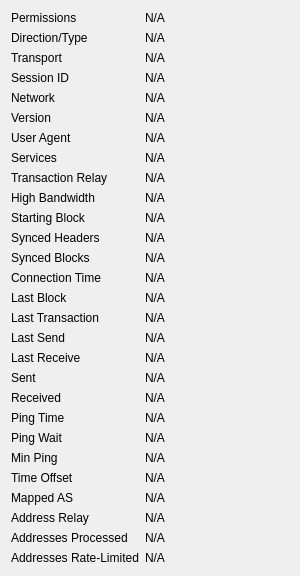
             <widget class="QWidget" name="detailWidget">
              <property name="geometry">
               <rect>
                <x>0</x>
                <y>0</y>
                <width>300</width>
                <height>426</height>
               </rect>
              </property>
              <layout class="QGridLayout" name="gridLayout_2" columnstretch="0,1">
               <item row="0" column="0">
                <widget class="QLabel" name="label_30">
                 <property name="text">
                  <string>Permissions</string>
                 </property>
                </widget>
               </item>
               <item row="0" column="1">
                <widget class="QLabel" name="peerPermissions">
                 <property name="cursor">
                  <cursorShape>IBeamCursor</cursorShape>
                 </property>
                 <property name="text">
                  <string>N/A</string>
                 </property>
                 <property name="textFormat">
                  <enum>Qt::PlainText</enum>
                 </property>
                 <property name="textInteractionFlags">
                  <set>Qt::LinksAccessibleByMouse|Qt::TextSelectableByKeyboard|Qt::TextSelectableByMouse</set>
                 </property>
                </widget>
               </item>
               <item row="1" column="0">
                <widget class="QLabel" name="peerConnectionTypeLabel">
                 <property name="toolTip">
                  <string>The direction and type of peer connection: %1</string>
                 </property>
                 <property name="text">
                  <string>Direction/Type</string>
                 </property>
                </widget>
               </item>
               <item row="1" column="1">
                <widget class="QLabel" name="peerConnectionType">
                 <property name="cursor">
                  <cursorShape>IBeamCursor</cursorShape>
                 </property>
                 <property name="text">
                  <string>N/A</string>
                 </property>
                 <property name="textFormat">
                  <enum>Qt::PlainText</enum>
                 </property>
                 <property name="textInteractionFlags">
                  <set>Qt::LinksAccessibleByMouse|Qt::TextSelectableByKeyboard|Qt::TextSelectableByMouse</set>
                 </property>
                </widget>
               </item>
               <item row="2" column="0">
                <widget class="QLabel" name="peerTransportTypeLabel">
                 <property name="toolTip">
                  <string>The transport layer version: %1</string>
                 </property>
                 <property name="text">
                  <string>Transport</string>
                 </property>
                </widget>
               </item>
               <item row="2" column="1">
                <widget class="QLabel" name="peerTransportType">
                 <property name="cursor">
                  <cursorShape>IBeamCursor</cursorShape>
                 </property>
                 <property name="text">
                  <string>N/A</string>
                 </property>
                 <property name="textFormat">
                  <enum>Qt::PlainText</enum>
                 </property>
                 <property name="textInteractionFlags">
                  <set>Qt::LinksAccessibleByMouse|Qt::TextSelectableByKeyboard|Qt::TextSelectableByMouse</set>
                 </property>
                </widget>
               </item>
               <item row="3" column="0">
                <widget class="QLabel" name="peerSessionIdLabel">
                 <property name="toolTip">
                  <string>The BIP324 session ID string in hex.</string>
                 </property>
                 <property name="text">
                  <string>Session ID</string>
                 </property>
                </widget>
               </item>
               <item row="3" column="1">
                <widget class="QLabel" name="peerSessionId">
                 <property name="cursor">
                  <cursorShape>IBeamCursor</cursorShape>
                 </property>
                 <property name="text">
                  <string>N/A</string>
                 </property>
                 <property name="textFormat">
                  <enum>Qt::PlainText</enum>
                 </property>
                 <property name="textInteractionFlags">
                  <set>Qt::LinksAccessibleByMouse|Qt::TextSelectableByKeyboard|Qt::TextSelectableByMouse</set>
                 </property>
                </widget>
               </item>
               <item row="4" column="0">
                <widget class="QLabel" name="peerNetworkLabel">
                 <property name="toolTip">
                  <string>The network protocol this peer is connected through: IPv4, IPv6, Onion, I2P, or CJDNS.</string>
                 </property>
                 <property name="text">
                  <string>Network</string>
                 </property>
                </widget>
               </item>
               <item row="4" column="1">
                <widget class="QLabel" name="peerNetwork">
                 <property name="cursor">
                  <cursorShape>IBeamCursor</cursorShape>
                 </property>
                 <property name="text">
                  <string>N/A</string>
                 </property>
                 <property name="textFormat">
                  <enum>Qt::PlainText</enum>
                 </property>
                 <property name="textInteractionFlags">
                  <set>Qt::LinksAccessibleByMouse|Qt::TextSelectableByKeyboard|Qt::TextSelectableByMouse</set>
                 </property>
                </widget>
               </item>
               <item row="5" column="0">
                <widget class="QLabel" name="label_21">
                 <property name="text">
                  <string>Version</string>
                 </property>
                </widget>
               </item>
               <item row="5" column="1">
                <widget class="QLabel" name="peerVersion">
                 <property name="cursor">
                  <cursorShape>IBeamCursor</cursorShape>
                 </property>
                 <property name="text">
                  <string>N/A</string>
                 </property>
                 <property name="textFormat">
                  <enum>Qt::PlainText</enum>
                 </property>
                 <property name="textInteractionFlags">
                  <set>Qt::LinksAccessibleByMouse|Qt::TextSelectableByKeyboard|Qt::TextSelectableByMouse</set>
                 </property>
                </widget>
               </item>
               <item row="6" column="0">
                <widget class="QLabel" name="label_28">
                 <property name="text">
                  <string>User Agent</string>
                 </property>
                </widget>
               </item>
               <item row="6" column="1">
                <widget class="QLabel" name="peerSubversion">
                 <property name="cursor">
                  <cursorShape>IBeamCursor</cursorShape>
                 </property>
                 <property name="text">
                  <string>N/A</string>
                 </property>
                 <property name="textFormat">
                  <enum>Qt::PlainText</enum>
                 </property>
                 <property name="textInteractionFlags">
                  <set>Qt::LinksAccessibleByMouse|Qt::TextSelectableByKeyboard|Qt::TextSelectableByMouse</set>
                 </property>
                </widget>
               </item>
               <item row="7" column="0">
                <widget class="QLabel" name="label_4">
                 <property name="text">
                  <string>Services</string>
                 </property>
                </widget>
               </item>
               <item row="7" column="1">
                <widget class="QLabel" name="peerServices">
                 <property name="cursor">
                  <cursorShape>IBeamCursor</cursorShape>
                 </property>
                 <property name="text">
                  <string>N/A</string>
                 </property>
                 <property name="textFormat">
                  <enum>Qt::PlainText</enum>
                 </property>
                 <property name="wordWrap">
                  <bool>true</bool>
                 </property>
                 <property name="textInteractionFlags">
                  <set>Qt::LinksAccessibleByMouse|Qt::TextSelectableByKeyboard|Qt::TextSelectableByMouse</set>
                 </property>
                </widget>
               </item>
               <item row="8" column="0">
                <widget class="QLabel" name="peerRelayTxesLabel">
                 <property name="toolTip">
                  <string>Whether we relay transactions to this peer.</string>
                 </property>
                 <property name="text">
                  <string>Transaction Relay</string>
                 </property>
                </widget>
               </item>
               <item row="8" column="1">
                <widget class="QLabel" name="peerRelayTxes">
                 <property name="cursor">
                  <cursorShape>IBeamCursor</cursorShape>
                 </property>
                 <property name="text">
                  <string>N/A</string>
                 </property>
                 <property name="textFormat">
                  <enum>Qt::PlainText</enum>
                 </property>
                 <property name="textInteractionFlags">
                  <set>Qt::LinksAccessibleByMouse|Qt::TextSelectableByKeyboard|Qt::TextSelectableByMouse</set>
                 </property>
                </widget>
               </item>
               <item row="9" column="0">
                <widget class="QLabel" name="peerHighBandwidthLabel">
                 <property name="toolTip">
                  <string>High bandwidth BIP152 compact block relay: %1</string>
                 </property>
                 <property name="text">
                  <string>High Bandwidth</string>
                 </property>
                </widget>
               </item>
               <item row="9" column="1">
                <widget class="QLabel" name="peerHighBandwidth">
                 <property name="cursor">
                  <cursorShape>IBeamCursor</cursorShape>
                 </property>
                 <property name="text">
                  <string>N/A</string>
                 </property>
                 <property name="textFormat">
                  <enum>Qt::PlainText</enum>
                 </property>
                 <property name="textInteractionFlags">
                  <set>Qt::LinksAccessibleByMouse|Qt::TextSelectableByKeyboard|Qt::TextSelectableByMouse</set>
                 </property>
                </widget>
               </item>
               <item row="10" column="0">
                <widget class="QLabel" name="label_29">
                 <property name="text">
                  <string>Starting Block</string>
                 </property>
                </widget>
               </item>
               <item row="10" column="1">
                <widget class="QLabel" name="peerHeight">
                 <property name="cursor">
                  <cursorShape>IBeamCursor</cursorShape>
                 </property>
                 <property name="text">
                  <string>N/A</string>
                 </property>
                 <property name="textFormat">
                  <enum>Qt::PlainText</enum>
                 </property>
                 <property name="textInteractionFlags">
                  <set>Qt::LinksAccessibleByMouse|Qt::TextSelectableByKeyboard|Qt::TextSelectableByMouse</set>
                 </property>
                </widget>
               </item>
               <item row="11" column="0">
                <widget class="QLabel" name="label_27">
                 <property name="text">
                  <string>Synced Headers</string>
                 </property>
                </widget>
               </item>
               <item row="11" column="1">
                <widget class="QLabel" name="peerSyncHeight">
                 <property name="cursor">
                  <cursorShape>IBeamCursor</cursorShape>
                 </property>
                 <property name="text">
                  <string>N/A</string>
                 </property>
                 <property name="textFormat">
                  <enum>Qt::PlainText</enum>
                 </property>
                 <property name="textInteractionFlags">
                  <set>Qt::LinksAccessibleByMouse|Qt::TextSelectableByKeyboard|Qt::TextSelectableByMouse</set>
                 </property>
                </widget>
               </item>
               <item row="12" column="0">
                <widget class="QLabel" name="label_25">
                 <property name="text">
                  <string>Synced Blocks</string>
                 </property>
                </widget>
               </item>
               <item row="12" column="1">
                <widget class="QLabel" name="peerCommonHeight">
                 <property name="cursor">
                  <cursorShape>IBeamCursor</cursorShape>
                 </property>
                 <property name="text">
                  <string>N/A</string>
                 </property>
                 <property name="textFormat">
                  <enum>Qt::PlainText</enum>
                 </property>
                 <property name="textInteractionFlags">
                  <set>Qt::LinksAccessibleByMouse|Qt::TextSelectableByKeyboard|Qt::TextSelectableByMouse</set>
                 </property>
                </widget>
               </item>
               <item row="13" column="0">
                <widget class="QLabel" name="label_22">
                 <property name="text">
                  <string>Connection Time</string>
                 </property>
                </widget>
               </item>
               <item row="13" column="1">
                <widget class="QLabel" name="peerConnTime">
                 <property name="cursor">
                  <cursorShape>IBeamCursor</cursorShape>
                 </property>
                 <property name="text">
                  <string>N/A</string>
                 </property>
                 <property name="textFormat">
                  <enum>Qt::PlainText</enum>
                 </property>
                 <property name="textInteractionFlags">
                  <set>Qt::LinksAccessibleByMouse|Qt::TextSelectableByKeyboard|Qt::TextSelectableByMouse</set>
                 </property>
                </widget>
               </item>
               <item row="14" column="0">
                <widget class="QLabel" name="peerLastBlockLabel">
                 <property name="toolTip">
                  <string>Elapsed time since a novel block passing initial validity checks was received from this peer.</string>
                 </property>
                 <property name="text">
                  <string>Last Block</string>
                 </property>
                </widget>
               </item>
               <item row="14" column="1">
                <widget class="QLabel" name="peerLastBlock">
                 <property name="cursor">
                  <cursorShape>IBeamCursor</cursorShape>
                 </property>
                 <property name="text">
                  <string>N/A</string>
                 </property>
                 <property name="textFormat">
                  <enum>Qt::PlainText</enum>
                 </property>
                 <property name="textInteractionFlags">
                  <set>Qt::LinksAccessibleByMouse|Qt::TextSelectableByKeyboard|Qt::TextSelectableByMouse</set>
                 </property>
                </widget>
               </item>
               <item row="15" column="0">
                <widget class="QLabel" name="peerLastTxLabel">
                 <property name="toolTip">
                  <string extracomment="Tooltip text for the Last Transaction field in the peer details area.">Elapsed time since a novel transaction accepted into our mempool was received from this peer.</string>
                 </property>
                 <property name="text">
                  <string>Last Transaction</string>
                 </property>
                </widget>
               </item>
               <item row="15" column="1">
                <widget class="QLabel" name="peerLastTx">
                 <property name="cursor">
                  <cursorShape>IBeamCursor</cursorShape>
                 </property>
                 <property name="text">
                  <string>N/A</string>
                 </property>
                 <property name="textFormat">
                  <enum>Qt::PlainText</enum>
                 </property>
                 <property name="textInteractionFlags">
                  <set>Qt::LinksAccessibleByMouse|Qt::TextSelectableByKeyboard|Qt::TextSelectableByMouse</set>
                 </property>
                </widget>
               </item>
               <item row="16" column="0">
                <widget class="QLabel" name="label_15">
                 <property name="text">
                  <string>Last Send</string>
                 </property>
                </widget>
               </item>
               <item row="16" column="1">
                <widget class="QLabel" name="peerLastSend">
                 <property name="cursor">
                  <cursorShape>IBeamCursor</cursorShape>
                 </property>
                 <property name="text">
                  <string>N/A</string>
                 </property>
                 <property name="textFormat">
                  <enum>Qt::PlainText</enum>
                 </property>
                 <property name="textInteractionFlags">
                  <set>Qt::LinksAccessibleByMouse|Qt::TextSelectableByKeyboard|Qt::TextSelectableByMouse</set>
                 </property>
                </widget>
               </item>
               <item row="17" column="0">
                <widget class="QLabel" name="label_19">
                 <property name="text">
                  <string>Last Receive</string>
                 </property>
                </widget>
               </item>
               <item row="17" column="1">
                <widget class="QLabel" name="peerLastRecv">
                 <property name="cursor">
                  <cursorShape>IBeamCursor</cursorShape>
                 </property>
                 <property name="text">
                  <string>N/A</string>
                 </property>
                 <property name="textFormat">
                  <enum>Qt::PlainText</enum>
                 </property>
                 <property name="textInteractionFlags">
                  <set>Qt::LinksAccessibleByMouse|Qt::TextSelectableByKeyboard|Qt::TextSelectableByMouse</set>
                 </property>
                </widget>
               </item>
               <item row="18" column="0">
                <widget class="QLabel" name="label_18">
                 <property name="text">
                  <string>Sent</string>
                 </property>
                </widget>
               </item>
               <item row="18" column="1">
                <widget class="QLabel" name="peerBytesSent">
                 <property name="cursor">
                  <cursorShape>IBeamCursor</cursorShape>
                 </property>
                 <property name="text">
                  <string>N/A</string>
                 </property>
                 <property name="textFormat">
                  <enum>Qt::PlainText</enum>
                 </property>
                 <property name="textInteractionFlags">
                  <set>Qt::LinksAccessibleByMouse|Qt::TextSelectableByKeyboard|Qt::TextSelectableByMouse</set>
                 </property>
                </widget>
               </item>
               <item row="19" column="0">
                <widget class="QLabel" name="label_20">
                 <property name="text">
                  <string>Received</string>
                 </property>
                </widget>
               </item>
               <item row="19" column="1">
                <widget class="QLabel" name="peerBytesRecv">
                 <property name="cursor">
                  <cursorShape>IBeamCursor</cursorShape>
                 </property>
                 <property name="text">
                  <string>N/A</string>
                 </property>
                 <property name="textFormat">
                  <enum>Qt::PlainText</enum>
                 </property>
                 <property name="textInteractionFlags">
                  <set>Qt::LinksAccessibleByMouse|Qt::TextSelectableByKeyboard|Qt::TextSelectableByMouse</set>
                 </property>
                </widget>
               </item>
               <item row="20" column="0">
                <widget class="QLabel" name="label_26">
                 <property name="text">
                  <string>Ping Time</string>
                 </property>
                </widget>
               </item>
               <item row="20" column="1">
                <widget class="QLabel" name="peerPingTime">
                 <property name="cursor">
                  <cursorShape>IBeamCursor</cursorShape>
                 </property>
                 <property name="text">
                  <string>N/A</string>
                 </property>
                 <property name="textFormat">
                  <enum>Qt::PlainText</enum>
                 </property>
                 <property name="textInteractionFlags">
                  <set>Qt::LinksAccessibleByMouse|Qt::TextSelectableByKeyboard|Qt::TextSelectableByMouse</set>
                 </property>
                </widget>
               </item>
               <item row="21" column="0">
                <widget class="QLabel" name="peerPingWaitLabel">
                 <property name="toolTip">
                  <string>The duration of a currently outstanding ping.</string>
                 </property>
                 <property name="text">
                  <string>Ping Wait</string>
                 </property>
                </widget>
               </item>
               <item row="21" column="1">
                <widget class="QLabel" name="peerPingWait">
                 <property name="cursor">
                  <cursorShape>IBeamCursor</cursorShape>
                 </property>
                 <property name="text">
                  <string>N/A</string>
                 </property>
                 <property name="textFormat">
                  <enum>Qt::PlainText</enum>
                 </property>
                 <property name="textInteractionFlags">
                  <set>Qt::LinksAccessibleByMouse|Qt::TextSelectableByKeyboard|Qt::TextSelectableByMouse</set>
                 </property>
                </widget>
               </item>
               <item row="22" column="0">
                <widget class="QLabel" name="peerMinPingLabel">
                 <property name="text">
                  <string>Min Ping</string>
                 </property>
                </widget>
               </item>
               <item row="22" column="1">
                <widget class="QLabel" name="peerMinPing">
                 <property name="cursor">
                  <cursorShape>IBeamCursor</cursorShape>
                 </property>
                 <property name="text">
                  <string>N/A</string>
                 </property>
                 <property name="textFormat">
                  <enum>Qt::PlainText</enum>
                 </property>
                 <property name="textInteractionFlags">
                  <set>Qt::LinksAccessibleByMouse|Qt::TextSelectableByKeyboard|Qt::TextSelectableByMouse</set>
                 </property>
                </widget>
               </item>
               <item row="23" column="0">
                <widget class="QLabel" name="label_timeoffset">
                 <property name="text">
                  <string>Time Offset</string>
                 </property>
                </widget>
               </item>
               <item row="23" column="1">
                <widget class="QLabel" name="timeoffset">
                 <property name="cursor">
                  <cursorShape>IBeamCursor</cursorShape>
                 </property>
                 <property name="text">
                  <string>N/A</string>
                 </property>
                 <property name="textFormat">
                  <enum>Qt::PlainText</enum>
                 </property>
                 <property name="textInteractionFlags">
                  <set>Qt::LinksAccessibleByMouse|Qt::TextSelectableByKeyboard|Qt::TextSelectableByMouse</set>
                 </property>
                </widget>
               </item>
               <item row="24" column="0">
                <widget class="QLabel" name="peerMappedASLabel">
                 <property name="toolTip">
                  <string>The mapped Autonomous System used for diversifying peer selection.</string>
                 </property>
                 <property name="text">
                  <string>Mapped AS</string>
                 </property>
                </widget>
               </item>
               <item row="24" column="1">
                <widget class="QLabel" name="peerMappedAS">
                 <property name="cursor">
                  <cursorShape>IBeamCursor</cursorShape>
                 </property>
                 <property name="text">
                  <string>N/A</string>
                 </property>
                 <property name="textFormat">
                  <enum>Qt::PlainText</enum>
                 </property>
                 <property name="textInteractionFlags">
                  <set>Qt::LinksAccessibleByMouse|Qt::TextSelectableByKeyboard|Qt::TextSelectableByMouse</set>
                 </property>
                </widget>
               </item>
               <item row="25" column="0">
                <widget class="QLabel" name="peerAddrRelayEnabledLabel">
                 <property name="toolTip">
                  <string extracomment="Tooltip text for the Address Relay field in the peer details area, which displays whether we relay addresses to this peer (Yes/No).">Whether we relay addresses to this peer.</string>
                 </property>
                 <property name="text">
                  <string extracomment="Text title for the Address Relay field in the peer details area, which displays whether we relay addresses to this peer (Yes/No).">Address Relay</string>
                 </property>
                </widget>
               </item>
               <item row="25" column="1">
                <widget class="QLabel" name="peerAddrRelayEnabled">
                 <property name="cursor">
                  <cursorShape>IBeamCursor</cursorShape>
                 </property>
                 <property name="text">
                  <string>N/A</string>
                 </property>
                 <property name="textFormat">
                  <enum>Qt::PlainText</enum>
                 </property>
                 <property name="textInteractionFlags">
                  <set>Qt::LinksAccessibleByMouse|Qt::TextSelectableByKeyboard|Qt::TextSelectableByMouse</set>
                 </property>
                </widget>
               </item>
               <item row="26" column="0">
                <widget class="QLabel" name="peerAddrProcessedLabel">
                 <property name="toolTip">
                  <string extracomment="Tooltip text for the Addresses Processed field in the peer details area, which displays the total number of addresses received from this peer that were processed (excludes addresses that were dropped due to rate-limiting).">The total number of addresses received from this peer that were processed (excludes addresses that were dropped due to rate-limiting).</string>
                 </property>
                 <property name="text">
                  <string extracomment="Text title for the Addresses Processed field in the peer details area, which displays the total number of addresses received from this peer that were processed (excludes addresses that were dropped due to rate-limiting).">Addresses Processed</string>
                 </property>
                </widget>
               </item>
               <item row="26" column="1">
                <widget class="QLabel" name="peerAddrProcessed">
                 <property name="cursor">
                  <cursorShape>IBeamCursor</cursorShape>
                 </property>
                 <property name="text">
                  <string>N/A</string>
                 </property>
                 <property name="textFormat">
                  <enum>Qt::PlainText</enum>
                 </property>
                 <property name="textInteractionFlags">
                  <set>Qt::LinksAccessibleByMouse|Qt::TextSelectableByKeyboard|Qt::TextSelectableByMouse</set>
                 </property>
                </widget>
               </item>
               <item row="27" column="0">
                <widget class="QLabel" name="peerAddrRateLimitedLabel">
                 <property name="toolTip">
                  <string extracomment="Tooltip text for the Addresses Rate-Limited field in the peer details area, which displays the total number of addresses received from this peer that were dropped (not processed) due to rate-limiting.">The total number of addresses received from this peer that were dropped (not processed) due to rate-limiting.</string>
                 </property>
                 <property name="text">
                  <string extracomment="Text title for the Addresses Rate-Limited field in the peer details area, which displays the total number of addresses received from this peer that were dropped (not processed) due to rate-limiting.">Addresses Rate-Limited</string>
                 </property>
                </widget>
               </item>
               <item row="27" column="1">
                <widget class="QLabel" name="peerAddrRateLimited">
                 <property name="cursor">
                  <cursorShape>IBeamCursor</cursorShape>
                 </property>
                 <property name="text">
                  <string>N/A</string>
                 </property>
                 <property name="textFormat">
                  <enum>Qt::PlainText</enum>
                 </property>
                 <property name="textInteractionFlags">
                  <set>Qt::LinksAccessibleByMouse|Qt::TextSelectableByKeyboard|Qt::TextSelectableByMouse</set>
                 </property>
                </widget>
               </item>
               <item row="28" column="0">
                <spacer name="verticalSpacer_3">
                 <property name="orientation">
                  <enum>Qt::Vertical</enum>
                 </property>
                 <property name="sizeHint" stdset="0">
                  <size>
                   <width>20</width>
                   <height>40</height>
                  </size>
                 </property>
                </spacer>
               </item>
              </layout>
             </widget>
